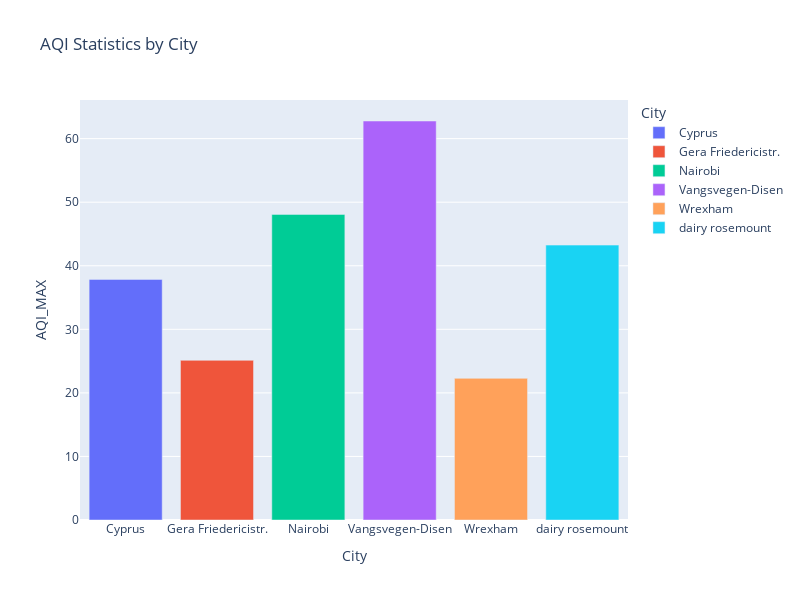

Source (notebook cell):
### Code cell
#Interacrive bar chart comparing AQI across cities

# Importing the Plotly Express library as px
import plotly.express as px  
# Defining a list of columns to use as hover data
hover = ["AQI_PM25", "AQI_PM10", "AQI_NO2", "AQI_MAX"]  
# Grouping data by city and calculating the mean for each hover column
city_AQI = AQI_df.groupby("City")[hover].agg("mean")  
# Resetting the index of the resulting DataFrame
city_AQI = city_AQI.reset_index() 
# Creating a bar chart using Plotly Express with city as x-axis, AQI_MAX as y-axis,
# hover data specified by the list hover, and color-coded by city
px.bar(city_AQI, x="City", y="AQI_MAX", hover_data=hover, title='AQI Statistics by City', color="City",width=800, height=600)

### Figure 1 — Plotly figure (JSON) as saved in the notebook; plotly's stock layout.template omitted (floating-point values rounded to 4 significant figures)
{"data": [{"alignmentgroup": "True", "customdata": [[36.55, 17.73, 10.38]], "hovertemplate": "City=%{x}<br>AQI_MAX=%{y}<br>AQI_PM25=%{customdata[0]}<br>AQI_PM10=%{customdata[1]}<br>AQI_NO2=%{customdata[2]}<extra></extra>", "legendgroup": "Cyprus", "marker": {"color": "#636efa", "pattern": {"shape": ""}}, "name": "Cyprus", "offsetgroup": "Cyprus", "orientation": "v", "showlegend": true, "textposition": "auto", "type": "bar", "x": ["Cyprus"], "xaxis": "x", "y": [37.85], "yaxis": "y"}, {"alignmentgroup": "True", "customdata": [[23.87, 9.094, 12.63]], "hovertemplate": "City=%{x}<br>AQI_MAX=%{y}<br>AQI_PM25=%{customdata[0]}<br>AQI_PM10=%{customdata[1]}<br>AQI_NO2=%{customdata[2]}<extra></extra>", "legendgroup": "Gera Friedericistr.", "marker": {"color": "#EF553B", "pattern": {"shape": ""}}, "name": "Gera Friedericistr.", "offsetgroup": "Gera Friedericistr.", "orientation": "v", "showlegend": true, "textposition": "auto", "type": "bar", "x": ["Gera Friedericistr."], "xaxis": "x", "y": [25.12], "yaxis": "y"}, {"alignmentgroup": "True", "customdata": [[48.08, 25.71, 1]], "hovertemplate": "City=%{x}<br>AQI_MAX=%{y}<br>AQI_PM25=%{customdata[0]}<br>AQI_PM10=%{customdata[1]}<br>AQI_NO2=%{customdata[2]}<extra></extra>", "legendgroup": "Nairobi", "marker": {"color": "#00cc96", "pattern": {"shape": ""}}, "name": "Nairobi", "offsetgroup": "Nairobi", "orientation": "v", "showlegend": true, "textposition": "auto", "type": "bar", "x": ["Nairobi"], "xaxis": "x", "y": [48.08], "yaxis": "y"}, {"alignmentgroup": "True", "customdata": [[62.63, 18.85, 35.69]], "hovertemplate": "City=%{x}<br>AQI_MAX=%{y}<br>AQI_PM25=%{customdata[0]}<br>AQI_PM10=%{customdata[1]}<br>AQI_NO2=%{customdata[2]}<extra></extra>", "legendgroup": "Vangsvegen-Disen", "marker": {"color": "#ab63fa", "pattern": {"shape": ""}}, "name": "Vangsvegen-Disen", "offsetgroup": "Vangsvegen-Disen", "orientation": "v", "showlegend": true, "textposition": "auto", "type": "bar", "x": ["Vangsvegen-Disen"], "xaxis": "x", "y": [62.77], "yaxis": "y"}, {"alignmentgroup": "True", "customdata": [[22.1, 8.136, 5.195]], "hovertemplate": "City=%{x}<br>AQI_MAX=%{y}<br>AQI_PM25=%{customdata[0]}<br>AQI_PM10=%{customdata[1]}<br>AQI_NO2=%{customdata[2]}<extra></extra>", "legendgroup": "Wrexham", "marker": {"color": "#FFA15A", "pattern": {"shape": ""}}, "name": "Wrexham", "offsetgroup": "Wrexham", "orientation": "v", "showlegend": true, "textposition": "auto", "type": "bar", "x": ["Wrexham"], "xaxis": "x", "y": [22.29], "yaxis": "y"}, {"alignmentgroup": "True", "customdata": [[42.77, 14.29, 9.638]], "hovertemplate": "City=%{x}<br>AQI_MAX=%{y}<br>AQI_PM25=%{customdata[0]}<br>AQI_PM10=%{customdata[1]}<br>AQI_NO2=%{customdata[2]}<extra></extra>", "legendgroup": "dairy rosemount", "marker": {"color": "#19d3f3", "pattern": {"shape": ""}}, "name": "dairy rosemount", "offsetgroup": "dairy rosemount", "orientation": "v", "showlegend": true, "textposition": "auto", "type": "bar", "x": ["dairy rosemount"], "xaxis": "x", "y": [43.25], "yaxis": "y"}], "layout": {"barmode": "relative", "height": 600, "legend": {"title": {"text": "City"}, "tracegroupgap": 0}, "title": {"text": "AQI Statistics by City"}, "width": 800, "xaxis": {"anchor": "y", "categoryarray": ["Cyprus", "Gera Friedericistr.", "Nairobi", "Vangsvegen-Disen", "Wrexham", "dairy rosemount"], "categoryorder": "array", "domain": [0, 1], "title": {"text": "City"}}, "yaxis": {"anchor": "x", "domain": [0, 1], "title": {"text": "AQI_MAX"}}}}
